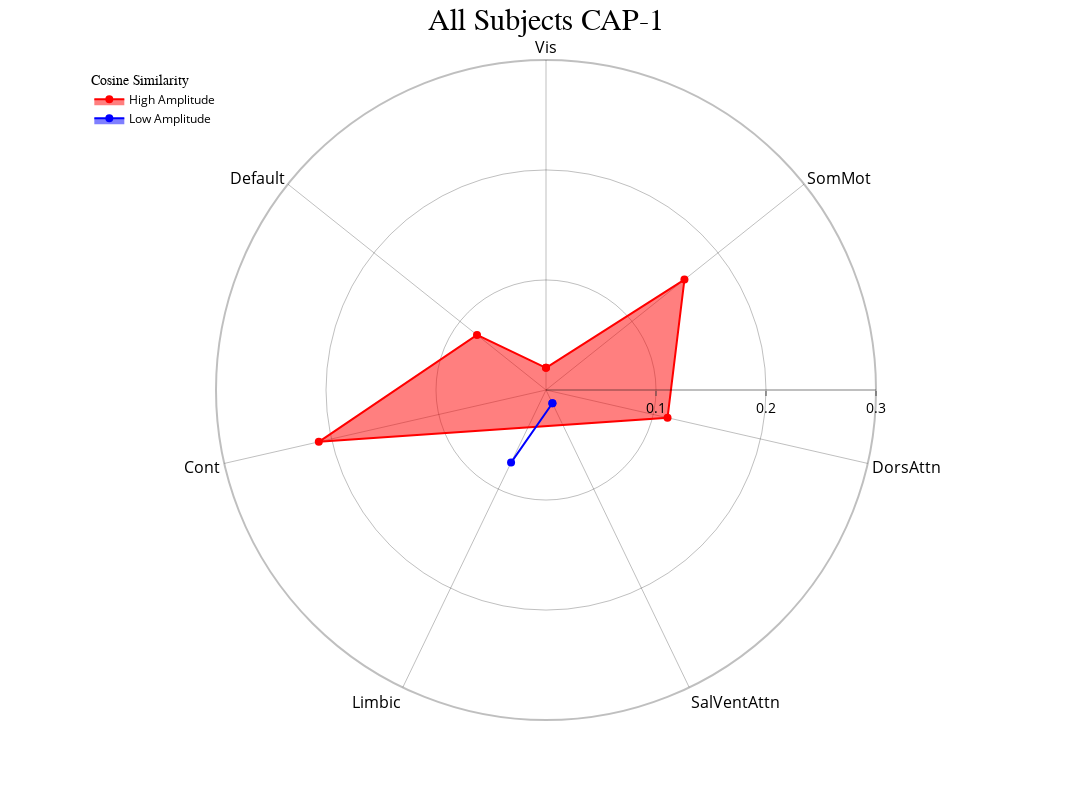
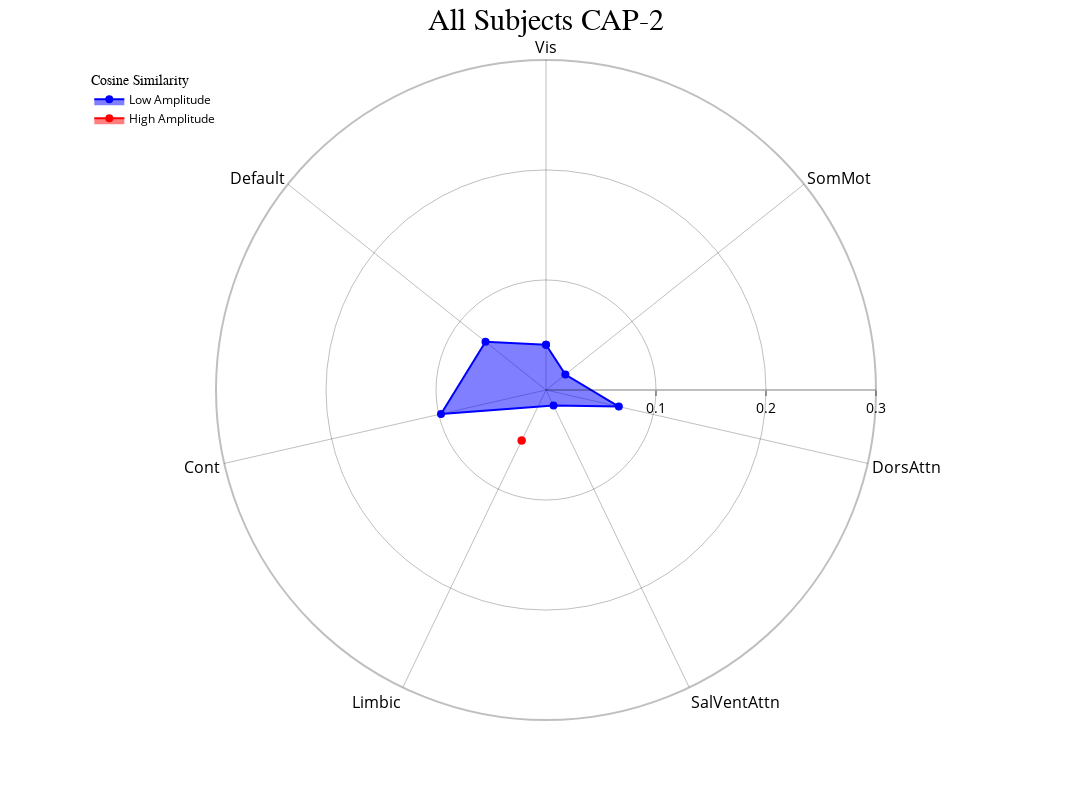
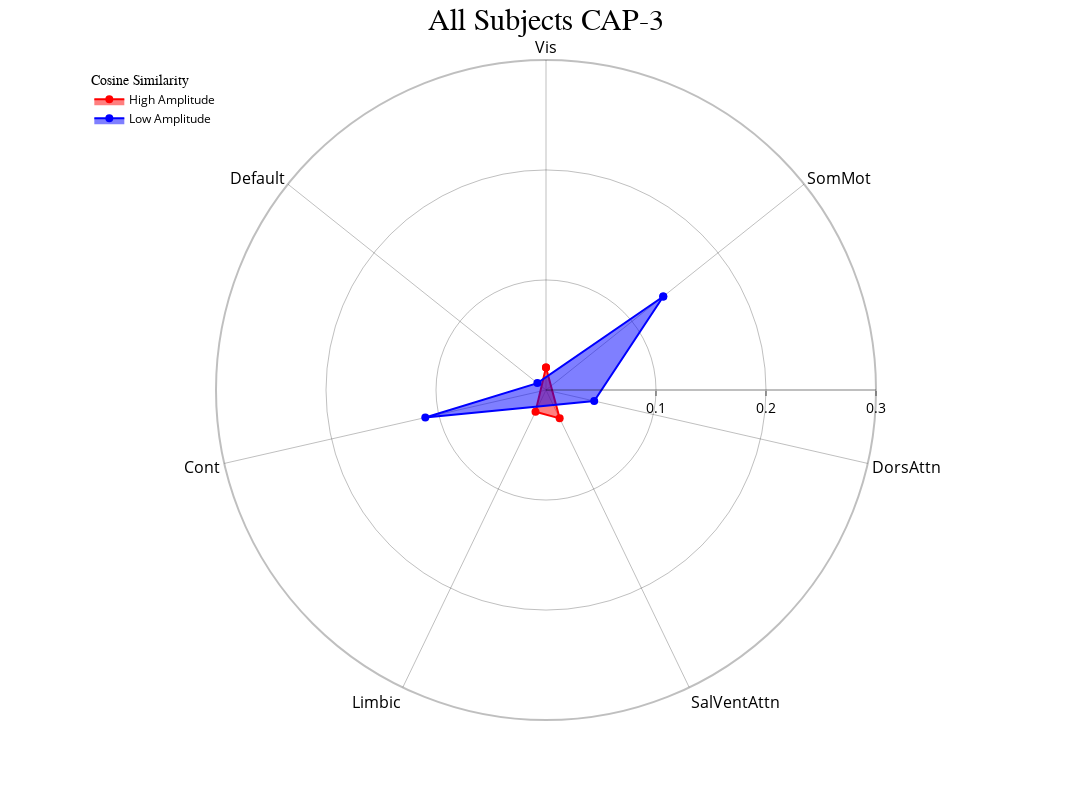

The cell these charts' notebook holds for them, in order:
### Markdown cell above
<font size="3">Radar plots showing the cosine of each network/region can be produced for each CAP to show the dominant network/regions for each CAP. There are three ways cosine similarity is calculated that primarily influence the norming in the denominator for cosine similarity - "traditional" (the traditional cosine similarity calculation that uses the full CAP vector), "selective" (filters out only the relevant  nodes in the CAP vector to assess internal consistency within a network for each CAP), "combined" (a weighted approach for both where the weight is determined by the `alpha` parameter). The default is "traditional" and the cosine similarities are stored in the `self.cosine_similarity` property.</font>

### Code cell
radialaxis={"showline": True, "linewidth": 2, "linecolor": "rgba(0, 0, 0, 0.25)", "gridcolor": "rgba(0, 0, 0, 0.25)",
            "ticks": "outside" , "tickfont": {"size": 14, "color": "black"}, "range": [0,0.3],
            "tickvals": [0.1,0.2,0.3]}
cap_analysis.caps2radar(method="traditional", radialaxis=radialaxis, fill="toself")

### Figure 1 — Plotly figure (JSON) as saved in the notebook; plotly's stock layout.template omitted (floating-point values rounded to 4 significant figures)
{"data": [{"fill": "toself", "hovertemplate": "color=High Amplitude<br>CAP-1=%{r}<br>regions=%{theta}<extra></extra>", "legendgroup": "High Amplitude", "line": {"color": "rgba(255, 0, 0, 1)", "dash": "solid"}, "marker": {"size": 8, "symbol": "circle"}, "mode": "markers+lines", "name": "High Amplitude", "r": [0.02014, 0.161, 0.1133, 0.2119, 0.08025, 0.02014], "showlegend": true, "subplot": "polar", "theta": ["Vis", "SomMot", "DorsAttn", "Cont", "Default", "Vis"], "type": "scatterpolar"}, {"fill": "toself", "hovertemplate": "color=Low Amplitude<br>CAP-1=%{r}<br>regions=%{theta}<extra></extra>", "legendgroup": "Low Amplitude", "line": {"color": "rgba(0, 0, 255, 1)", "dash": "solid"}, "marker": {"size": 8, "symbol": "circle"}, "mode": "markers+lines", "name": "Low Amplitude", "r": [0.01341, 0.07322, 0.01341], "showlegend": true, "subplot": "polar", "theta": ["SalVentAttn", "Limbic", "SalVentAttn"], "type": "scatterpolar"}], "layout": {"height": 800, "legend": {"font": {"color": "black", "size": 12}, "title": {"font": {"family": "Times New Roman"}, "text": "Cosine Similarity"}, "tracegroupgap": 0, "x": 0.01, "xanchor": "left", "y": 0.99, "yanchor": "top"}, "margin": {"t": 60}, "polar": {"angularaxis": {"categoryarray": ["Vis", "SomMot", "DorsAttn", "SalVentAttn", "Limbic", "Cont", "Default"], "categoryorder": "array", "direction": "clockwise", "gridcolor": "rgba(0, 0, 0, 0.25)", "linecolor": "rgba(0, 0, 0, 0.25)", "linewidth": 2, "rotation": 90, "showline": true, "tickfont": {"color": "black", "size": 16}}, "bgcolor": "white", "domain": {"x": [0, 1], "y": [0, 1]}, "radialaxis": {"gridcolor": "rgba(0, 0, 0, 0.25)", "linecolor": "rgba(0, 0, 0, 0.25)", "linewidth": 2, "range": [0, 0.3], "showline": true, "tickfont": {"color": "black", "size": 14}, "ticks": "outside", "tickvals": [0.1, 0.2, 0.3]}}, "title": {"font": {"color": "black", "family": "Times New Roman", "size": 30}, "text": "All Subjects CAP-1", "x": 0.5}, "width": 1200}}

### Figure 2 — Plotly figure (JSON) as saved in the notebook; plotly's stock layout.template omitted (floating-point values rounded to 4 significant figures)
{"data": [{"fill": "toself", "hovertemplate": "color=Low Amplitude<br>CAP-2=%{r}<br>regions=%{theta}<extra></extra>", "legendgroup": "Low Amplitude", "line": {"color": "rgba(0, 0, 255, 1)", "dash": "solid"}, "marker": {"size": 8, "symbol": "circle"}, "mode": "markers+lines", "name": "Low Amplitude", "r": [0.04118, 0.02253, 0.06791, 0.01573, 0.09788, 0.07033, 0.04118], "showlegend": true, "subplot": "polar", "theta": ["Vis", "SomMot", "DorsAttn", "SalVentAttn", "Cont", "Default", "Vis"], "type": "scatterpolar"}, {"fill": "toself", "hovertemplate": "color=High Amplitude<br>CAP-2=%{r}<br>regions=%{theta}<extra></extra>", "legendgroup": "High Amplitude", "line": {"color": "rgba(255, 0, 0, 1)", "dash": "solid"}, "marker": {"size": 8, "symbol": "circle"}, "mode": "markers+lines", "name": "High Amplitude", "r": [0.05107, 0.05107], "showlegend": true, "subplot": "polar", "theta": ["Limbic", "Limbic"], "type": "scatterpolar"}], "layout": {"height": 800, "legend": {"font": {"color": "black", "size": 12}, "title": {"font": {"family": "Times New Roman"}, "text": "Cosine Similarity"}, "tracegroupgap": 0, "x": 0.01, "xanchor": "left", "y": 0.99, "yanchor": "top"}, "margin": {"t": 60}, "polar": {"angularaxis": {"categoryarray": ["Vis", "SomMot", "DorsAttn", "SalVentAttn", "Limbic", "Cont", "Default"], "categoryorder": "array", "direction": "clockwise", "gridcolor": "rgba(0, 0, 0, 0.25)", "linecolor": "rgba(0, 0, 0, 0.25)", "linewidth": 2, "rotation": 90, "showline": true, "tickfont": {"color": "black", "size": 16}}, "bgcolor": "white", "domain": {"x": [0, 1], "y": [0, 1]}, "radialaxis": {"gridcolor": "rgba(0, 0, 0, 0.25)", "linecolor": "rgba(0, 0, 0, 0.25)", "linewidth": 2, "range": [0, 0.3], "showline": true, "tickfont": {"color": "black", "size": 14}, "ticks": "outside", "tickvals": [0.1, 0.2, 0.3]}}, "title": {"font": {"color": "black", "family": "Times New Roman", "size": 30}, "text": "All Subjects CAP-2", "x": 0.5}, "width": 1200}}

### Figure 3 — Plotly figure (JSON) as saved in the notebook; plotly's stock layout.template omitted (floating-point values rounded to 4 significant figures)
{"data": [{"fill": "toself", "hovertemplate": "color=High Amplitude<br>CAP-3=%{r}<br>regions=%{theta}<extra></extra>", "legendgroup": "High Amplitude", "line": {"color": "rgba(255, 0, 0, 1)", "dash": "solid"}, "marker": {"size": 8, "symbol": "circle"}, "mode": "markers+lines", "name": "High Amplitude", "r": [0.02056, 0.02862, 0.022, 0.02056], "showlegend": true, "subplot": "polar", "theta": ["Vis", "SalVentAttn", "Limbic", "Vis"], "type": "scatterpolar"}, {"fill": "toself", "hovertemplate": "color=Low Amplitude<br>CAP-3=%{r}<br>regions=%{theta}<extra></extra>", "legendgroup": "Low Amplitude", "line": {"color": "rgba(0, 0, 255, 1)", "dash": "solid"}, "marker": {"size": 8, "symbol": "circle"}, "mode": "markers+lines", "name": "Low Amplitude", "r": [0.1364, 0.04496, 0.1126, 0.01003, 0.1364], "showlegend": true, "subplot": "polar", "theta": ["SomMot", "DorsAttn", "Cont", "Default", "SomMot"], "type": "scatterpolar"}], "layout": {"height": 800, "legend": {"font": {"color": "black", "size": 12}, "title": {"font": {"family": "Times New Roman"}, "text": "Cosine Similarity"}, "tracegroupgap": 0, "x": 0.01, "xanchor": "left", "y": 0.99, "yanchor": "top"}, "margin": {"t": 60}, "polar": {"angularaxis": {"categoryarray": ["Vis", "SomMot", "DorsAttn", "SalVentAttn", "Limbic", "Cont", "Default"], "categoryorder": "array", "direction": "clockwise", "gridcolor": "rgba(0, 0, 0, 0.25)", "linecolor": "rgba(0, 0, 0, 0.25)", "linewidth": 2, "rotation": 90, "showline": true, "tickfont": {"color": "black", "size": 16}}, "bgcolor": "white", "domain": {"x": [0, 1], "y": [0, 1]}, "radialaxis": {"gridcolor": "rgba(0, 0, 0, 0.25)", "linecolor": "rgba(0, 0, 0, 0.25)", "linewidth": 2, "range": [0, 0.3], "showline": true, "tickfont": {"color": "black", "size": 14}, "ticks": "outside", "tickvals": [0.1, 0.2, 0.3]}}, "title": {"font": {"color": "black", "family": "Times New Roman", "size": 30}, "text": "All Subjects CAP-3", "x": 0.5}, "width": 1200}}
